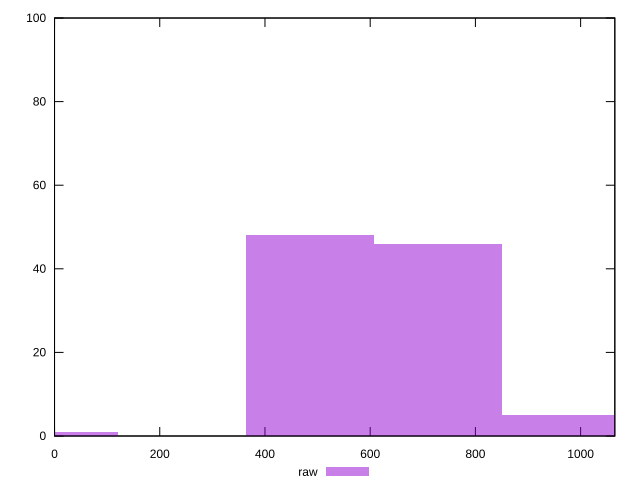

Generate this figure with gnuplot:
reset

$raw <<EOF
971.7581988613209 5
485.87909943066046 48
728.8186491459907 46
0 1
EOF

set key outside below
set boxwidth 242.93954971533023
set xrange [0:1065]
set yrange [0:100]
set trange [0:100]
set style fill transparent solid 0.5 noborder
set terminal svg size 640, 490 enhanced background rgb 'white'
set output "report_00013_2021-02-09T12-04-24.940Z/render-blocking-resources/samples/pages+cached+noadtech+nomedia/raw/histogram.svg"

plot $raw title "raw" with boxes

reset
